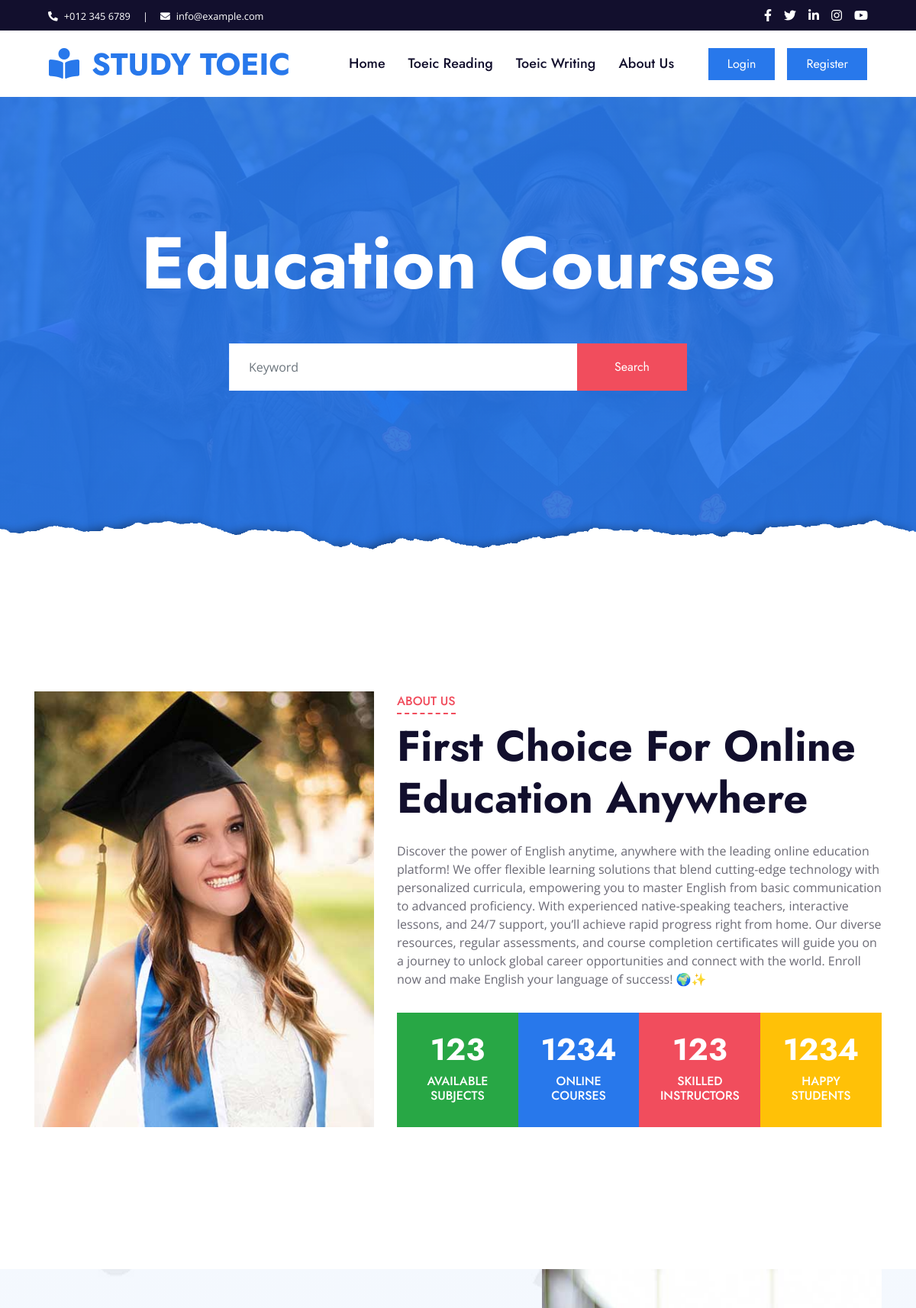
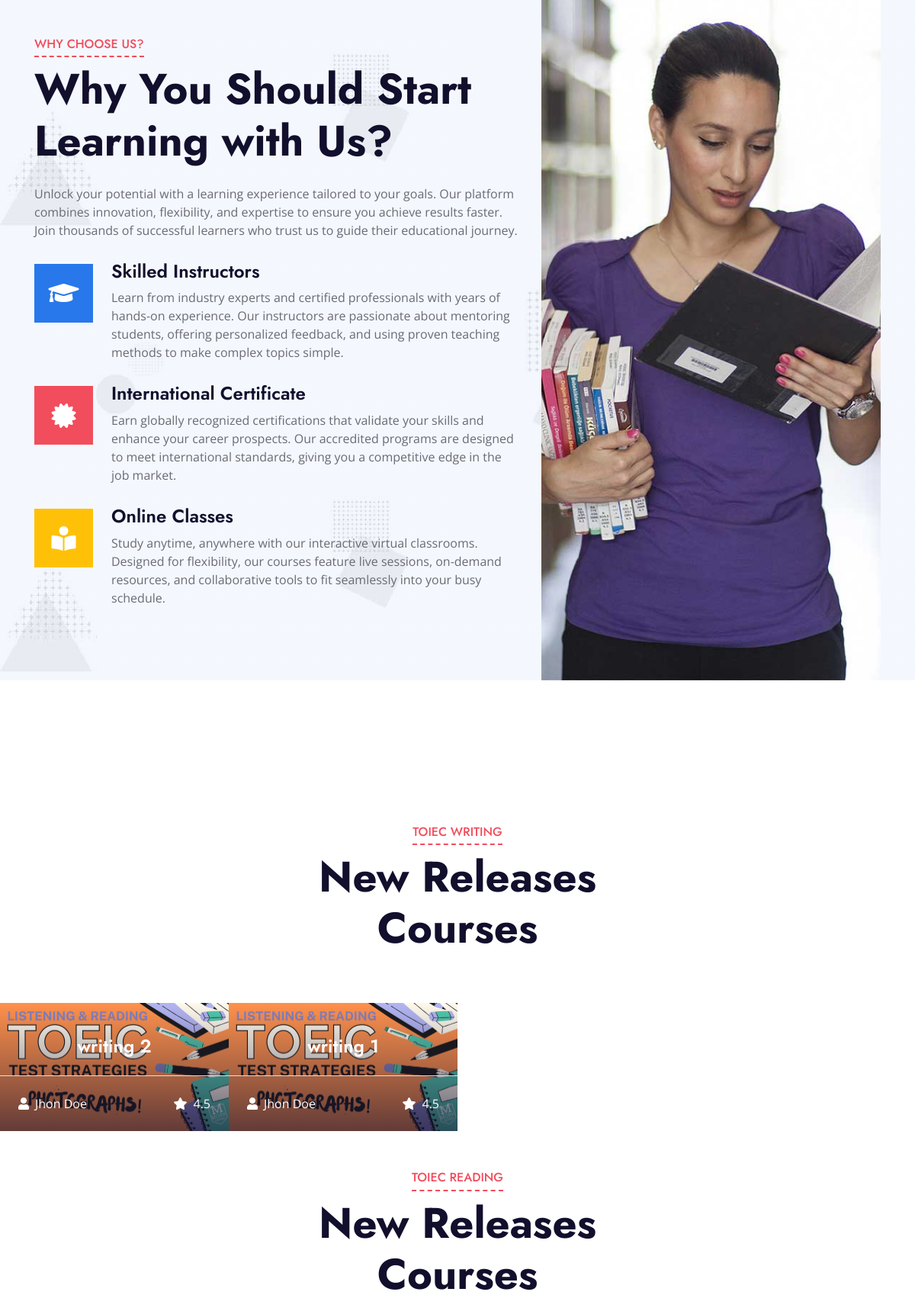
The page / (upper part) on the database its author committed (2 pictures, top to bottom).
### tables this page shows
CREATE TABLE `categories` (
  `id` int NOT NULL AUTO_INCREMENT,
  `name` varchar(50) NOT NULL,
  `parent_id` int DEFAULT NULL,
  `created_at` datetime DEFAULT CURRENT_TIMESTAMP,
  PRIMARY KEY (`id`)
);

CREATE TABLE `documents` (
  `id` int NOT NULL AUTO_INCREMENT,
  `category_id` int NOT NULL,
  `name` varchar(500) DEFAULT NULL,
  `content` longtext,
  `file_name` varchar(500) DEFAULT NULL,
  `thumbnail` varchar(500) DEFAULT NULL,
  `created_at` datetime DEFAULT CURRENT_TIMESTAMP,
  PRIMARY KEY (`id`)
);

### classes/Session.php (called while the page is built, shortened)
<?php
class Session
{
    public static function get($key){
        if (isset($_SESSION[$key])){
            return $_SESSION[$key];
        }else{
            return false;
        }
    }
    public static function isLogin(){
        return false;
    }
}

### db/Database.php (called while the page is built, shortened)
<?php
class Database
{
    public $host = DB_HOST;
    public $user = DB_USER;
    public $pass = DB_PASSWORD;
    public $dbname = DB_NAME;
    public $link;
    private function connectDB(){
        $this->link = new mysqli($this->host, $this->user, $this->pass, $this->dbname);
    }
    public function select($query){
        $result = $this->link->query($query) or die($this->link->error.__LINE__);
        if ($result->num_rows > 0){
            return $result;
        } else{
            return false;
        }
    }
}

### index.php (the view, shortened to what this page needs)
<?php $pageTitle = 'Education Courses' ?>
<?php include "includes/header.php"?>
    <div class="container-fluid py-5">
        <div class="container py-5">
            <div class="row">
                <div class="col-lg-5 mb-5 mb-lg-0" style="min-height: 500px;">
                    <div class="position-relative h-100">
                        <img class="position-absolute w-100 h-100" src="img/about.jpg" style="object-fit: cover;">
                    </div>
                </div>
                <div class="col-lg-7">
                    <div class="section-title position-relative mb-4">
                        <h6 class="d-inline-block position-relative text-secondary text-uppercase pb-2">About Us</h6>
                        <h1 class="display-4">First Choice For Online Education Anywhere</h1>
                    </div>
                    <p>
                    Discover the power of English anytime, anywhere with the leading online education platform! We offer flexible learning solutions that blend cutting-edge technology with personalized curricula, empowering you to master English from basic communication to advanced proficiency. With experienced native-speaking teachers, interactive lessons, and 24/7 support, you’ll achieve rapid progress right from home. Our diverse resources, regular assessments, and course completion certificates will guide you on a journey to unlock global career opportunities and connect with the world. Enroll now and make English your language of success! 🌍✨
                    </p>
                    <div class="row pt-3 mx-0">
                        <div class="col-3 px-0">
                            <div class="bg-success text-center p-4">
                                <h1 class="text-white" data-toggle="counter-up">123</h1>
                                <h6 class="text-uppercase text-white">Available<span class="d-block">Subjects</span></h6>
                            </div>
                        </div>
                        <div class="col-3 px-0">
                            <div class="bg-primary text-center p-4">
                                <h1 class="text-white" data-toggle="counter-up">1234</h1>
                                <h6 class="text-uppercase text-white">Online<span class="d-block">Courses</span></h6>
                            </div>
                        </div>
                        <div class="col-3 px-0">
                            <div class="bg-secondary text-center p-4">
                                <h1 class="text-white" data-toggle="counter-up">123</h1>
                                <h6 class="text-uppercase text-white">Skilled<span class="d-block">Instructors</span></h6>
                            </div>
                        </div>
                        <div class="col-3 px-0">
                            <div class="bg-warning text-center p-4">
                                <h1 class="text-white" data-toggle="counter-up">1234</h1>
                                <h6 class="text-uppercase text-white">Happy<span class="d-block">Students</span></h6>
                            </div>
                        </div>
                    </div>
                </div>
            </div>
        </div>
    </div>
    <div class="container-fluid bg-image" style="margin: 90px 0;">
        <div class="container">
            <div class="row">
                <div class="col-lg-7 my-5 pt-5 pb-lg-5">
                    <div class="section-title position-relative mb-4">
                        <h6 class="d-inline-block position-relative text-secondary text-uppercase pb-2">Why Choose Us?</h6>
                        <h1 class="display-4">Why You Should Start Learning with Us?</h1>
                    </div>
                    <p class="mb-4 pb-2">
                    Unlock your potential with a learning experience tailored to your goals. Our platform combines innovation, flexibility, and expertise to ensure you achieve results faster. Join thousands of successful learners who trust us to guide their educational journey.
                    </p>
                    <div class="d-flex mb-3">
                        <div class="btn-icon bg-primary mr-4">
                            <i class="fa fa-2x fa-graduation-cap text-white"></i>
                        </div>
                        <div class="mt-n1">
                            <h4>Skilled Instructors</h4>
                            <p>Learn from industry experts and certified professionals with years of hands-on experience. Our instructors are passionate about mentoring students, offering personalized feedback, and using proven teaching methods to make complex topics simple.</p>
                        </div>
                    </div>
                    <div class="d-flex mb-3">
                        <div class="btn-icon bg-secondary mr-4">
                            <i class="fa fa-2x fa-certificate text-white"></i>
                        </div>
                        <div class="mt-n1">
                            <h4>International Certificate</h4>
                            <p>Earn globally recognized certifications that validate your skills and enhance your career prospects. Our accredited programs are designed to meet international standards, giving you a competitive edge in the job market.</p>
                        </div>
                    </div>
                    <div class="d-flex">
                        <div class="btn-icon bg-warning mr-4">
                            <i class="fa fa-2x fa-book-reader text-white"></i>
                        </div>
                        <div class="mt-n1">
                            <h4>Online Classes</h4>
                            <p class="m-0">Study anytime, anywhere with our interactive virtual classrooms. Designed for flexibility, our courses feature live sessions, on-demand resources, and collaborative tools to fit seamlessly into your busy schedule.</p>
                        </div>
                    </div>
                </div>
                <div class="col-lg-5" style="min-height: 500px;">
                    <div class="position-relative h-100">
                        <img class="position-absolute w-100 h-100" src="img/feature.jpg" style="object-fit: cover;">
                    </div>
                </div>
            </div>
        </div>
    </div>
    <div class="container-fluid px-0 py-5" id="courses">
        <?php
            $query = "SELECT * FROM categories ORDER BY id DESC ";
            $categories = $db->select($query);
            $allCategory = [];
            if ($categories){
                while ($result = $categories->fetch_assoc()){
                    $allCategory[] = $result;
                }
            }
        ?>
        <?php foreach($allCategory as $category) :?>
            <div class="row mx-0 justify-content-center pt-5">
                <div class="col-lg-6">
                    <div class="section-title text-center position-relative mb-4">
                        <h6 class="d-inline-block position-relative text-secondary text-uppercase pb-2"><?php echo $category['name'] ?></h6>
                        <h1 class="display-4">New Releases Courses</h1>
                    </div>
                </div>
            </div>
            <?php
                $categoryId = $category['id'];
                $query = "SELECT documents.*, categories.name as category_name FROM documents INNER JOIN categories
                ON documents.category_id = categories.id
                where documents.category_id = $categoryId
                ORDER BY documents.id DESC ";
                $posts = $db->select($query);
                $allPosts = [];
                if ($posts){
                    while ($result = $posts->fetch_assoc()){
                        $allPosts[] = $result;
                    }
                }
            ?>
            <div class="owl-carousel courses-carousel">
                <?php if ($allPosts) :?>
                    <?php foreach($allPosts as $post) :?>
                        <div class="courses-item position-relative">
                            <img class="img-fluid" src="<?php echo 'admin/'.$post['thumbnail'] ?>" alt="">
                            <div class="courses-text">
                                <h4 class="text-center text-white px-3"><?php echo $post['name'] ?></h4>
                                <div class="border-top w-100 mt-3">
                                    <div class="d-flex justify-content-between p-4">
                                        <span class="text-white"><i class="fa fa-user mr-2"></i>Jhon Doe</span>
                                        <span class="text-white"><i class="fa fa-star mr-2"></i>4.5</span>
                                    </div>
                                </div>
                            </div>
                        </div>
                    <?php endforeach; ?>
                <?php endif; ?>
            </div>
        <?php endforeach; ?>
    </div>
<?php include "includes/footer.php"; ?>

### includes/header.php (shortened to what this page needs)
<?php include "classes/Session.php";?>
<?php include "db/Database.php"?>
<?php
$db =new Database();
?>
<!DOCTYPE html>
<html lang="en">
<head>
    <link href="https://cdnjs.cloudflare.com/ajax/libs/font-awesome/5.10.0/css/all.min.css" rel="stylesheet">
    <link href="lib/owlcarousel/assets/owl.carousel.min.css" rel="stylesheet">
    <link rel="stylesheet" type="text/css" href="css/style.css" media="screen" />
</head>
<body>
    <div class="container-fluid bg-dark">
        <div class="row py-2 px-lg-5">
            <div class="col-lg-6 text-center text-lg-left mb-2 mb-lg-0">
                <div class="d-inline-flex align-items-center text-white">
                    <small><i class="fa fa-phone-alt mr-2"></i>+012 345 6789</small>
                    <small class="px-3">|</small>
                    <small><i class="fa fa-envelope mr-2"></i>info@example.com</small>
                </div>
            </div>
            <div class="col-lg-6 text-center text-lg-right">
                <div class="d-inline-flex align-items-center">
                    <a class="text-white px-2" href="">
                        <i class="fab fa-facebook-f"></i>
                    </a>
                    <a class="text-white px-2" href="">
                        <i class="fab fa-twitter"></i>
                    </a>
                    <a class="text-white px-2" href="">
                        <i class="fab fa-linkedin-in"></i>
                    </a>
                    <a class="text-white px-2" href="">
                        <i class="fab fa-instagram"></i>
                    </a>
                    <a class="text-white pl-2" href="">
                        <i class="fab fa-youtube"></i>
                    </a>
                </div>
            </div>
        </div>
    </div>
    <div class="container-fluid p-0">
        <nav class="navbar navbar-expand-lg bg-white navbar-light py-3 py-lg-0 px-lg-5">
            <a href="index.php" class="navbar-brand ml-lg-3">
                <h1 class="m-0 text-uppercase text-primary"><i class="fa fa-book-reader mr-3"></i>Study TOEIC</h1>
            </a>
            <div class="collapse navbar-collapse justify-content-between px-lg-3" id="navbarCollapse">
                <div class="navbar-nav mx-auto py-0">
                    <a href="index.php" class="nav-item nav-link">Home</a>
                    <a href="index.php#courses" class="nav-item nav-link">Toeic Reading</a>
                    <a href="index.php#courses" class="nav-item nav-link">Toeic Writing</a>
                    <a href="about.php" class="nav-item nav-link">About Us</a>
                </div>
                <?php if (!Session::isLogin()) :?>
                    <a href="login.php" class="btn btn-primary py-2 px-4 d-none d-lg-block mr-3">Login</a>
                    <a href="register.php" class="btn btn-primary py-2 px-4 d-none d-lg-block">Register</a>
                <?php endif; ?>
            </div>
        </nav>
    </div>
    <div class="jumbotron jumbotron-fluid position-relative overlay-bottom" style="margin-bottom: 90px;">
        <div class="container text-center my-5 py-5">
            <h1 class="text-white display-1 mb-5"><?php echo !empty($pageTitle) ? $pageTitle : 'Education Courses' ?></h1>
            <div class="mx-auto mb-5" style="width: 100%; max-width: 600px;">
                <form action="search_results.php" method="GET">
                    <div class="input-group">
                        <input type="text" class="form-control border-light" name="keyword" style="padding: 30px 25px;" placeholder="Keyword">
                        <div class="input-group-append">
                            <button type="submit" class="btn btn-secondary px-4 px-lg-5">Search</button>
                        </div>
                    </div>
                </form>
            </div>
        </div>
    </div>

### includes/footer.php (shortened to what this page needs)
</body>
</html>

### rows shown on the page
categories: name "TOIEC WRITING"
documents: thumbnail (picture), name "writing 2"
documents: thumbnail (picture), name "writing 1"
categories: name "TOIEC READING"

### other values the page prints
$pageTitle "Education Courses"
